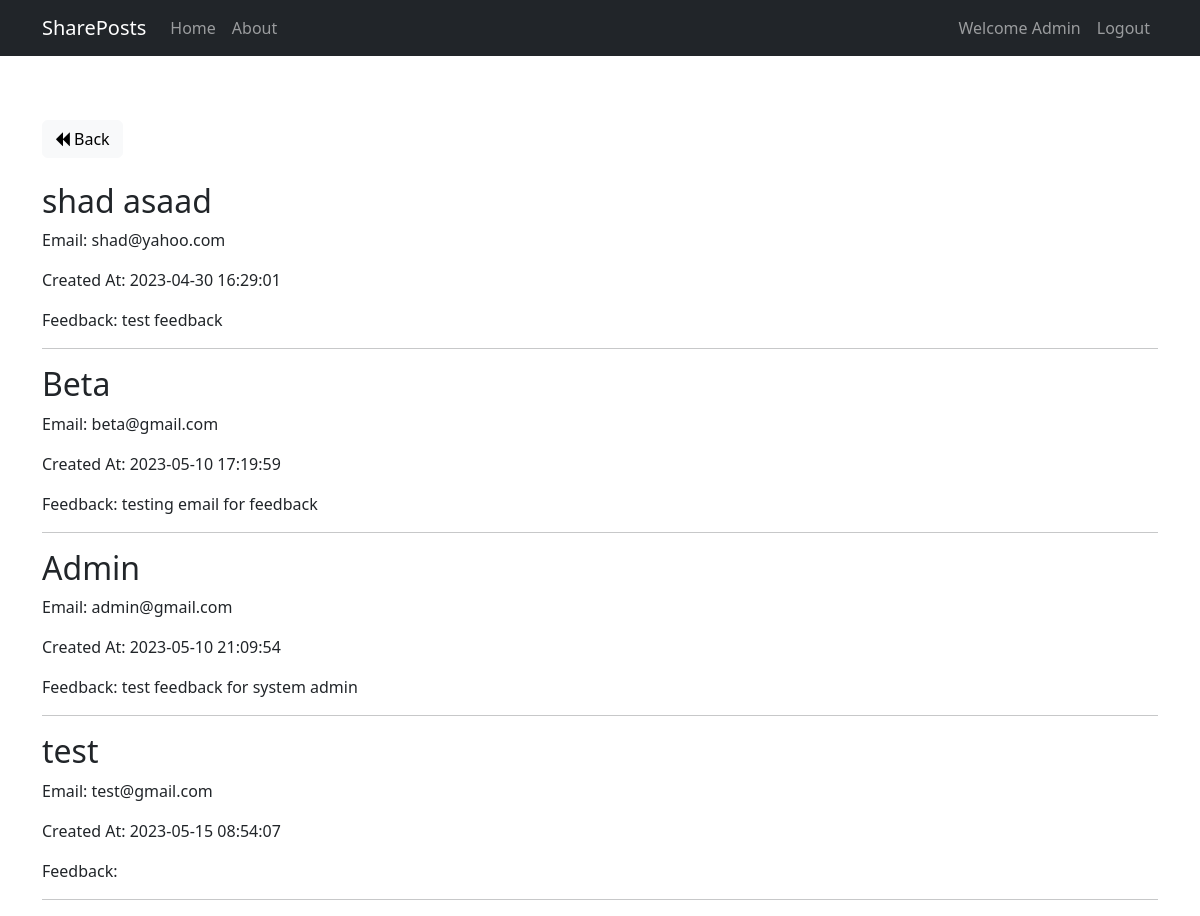
/posts/admin (signed in), run on the app's committed database.
### tables this page shows
CREATE TABLE `users` (
  `id` int(11) NOT NULL,
  `name` varchar(255) NOT NULL,
  `email` varchar(255) NOT NULL,
  `password` varchar(255) NOT NULL,
  `created_at` datetime NOT NULL DEFAULT current_timestamp(),
  `role` varchar(30) DEFAULT NULL
);

CREATE TABLE `feedbacks` (
  `user_id` int(11) NOT NULL,
  `name` varchar(30) NOT NULL,
  `email` varchar(30) NOT NULL,
  `body` varchar(255) NOT NULL
);

### app/controllers/Posts.php (called while the page is built, shortened)
<?php
class Posts extends Controller
{
  protected $userModel;
  public function __construct()
  {
    $this->userModel = $this->model('User');
  }
  public function admin()
  {
    $userInfos = $this->userModel->retrieveUserInfoForAdmin();
    $data = [
      'userInfos' => $userInfos,
    ];
    $this->view('posts/admin', $data);
  }
}

### app/libraries/Core.php (called while the page is built, shortened)
<?php
class Core
{
  protected $currentMethod = 'index';
  public function __construct()
  {
    $url = $this->getUrl();
    if ($url && count($url) > 0 && file_exists('../app/controllers/' . ucwords($url[0]) . '.php')) {
      unset($url[0]);
    }
    $this->currentController = new $this->currentController;
    if (isset($url[1])) {
      if (method_exists($this->currentController, $url[1])) {
        $this->currentMethod = $url[1];
        unset($url[1]);
      }
    }
    $this->params = $url ? array_values($url) : [];
    call_user_func_array([$this->currentController, $this->currentMethod], $this->params);
  }
  function getUrl()
  {
    if (isset($_GET['url'])) {
      $url = rtrim($_GET['url'], '/');
      $url = filter_var($url, FILTER_SANITIZE_URL);
      $url = explode('/', $url);
      return $url;
    }
  }
}

### public/index.php (called while the page is built, shortened)
<?php
  $init = new Core;

### app/libraries/Database.php (called while the page is built, shortened)
<?php
class Database
{
  private $host = DB_HOST;
  private $user = DB_USER;
  private $pass = DB_PASS;
  private $dbname = DB_NAME;
  private $dbh;
  private $stmt;
  public function __construct()
  {
    $dsn = 'mysql:host=' . $this->host . ';dbname=' . $this->dbname;
    $options = array(
      PDO::ATTR_PERSISTENT => true,
      PDO::ATTR_ERRMODE => PDO::ERRMODE_EXCEPTION
    );
    try {
      $this->dbh = new PDO($dsn, $this->user, $this->pass, $options);
    } catch (PDOException $e) {
      $this->error = $e->getMessage();
      echo $this->error;
    }
  }
  public function query($sql)
  {
    $this->stmt = $this->dbh->prepare($sql);
  }
  public function execute()
  {
    return $this->stmt->execute();
  }
  public function resultSet()
  {
    $this->execute();
    return $this->stmt->fetchAll(PDO::FETCH_OBJ);
  }
}

### app/models/User.php (called while the page is built, shortened)
<?php
class User
{
  private $db;
  public function __construct()
  {
    $this->db = new Database;
  }
  public function retrieveUserInfoForAdmin()
  {
    $this->db->query('SELECT u.name, u.email, u.created_at, f.body
    FROM users u
    LEFT JOIN feedbacks f ON u.id = f.user_id;
    ');
    return $this->db->resultSet();
  }
}

### app/views/posts/admin.php (the view)
<?php require APPROOT . '/views/layout/header.php'; ?>
<a href="<?php echo URLROOT; ?>/posts" class="btn btn-light mb-4"><i class="fa fa-backward"></i> Back</a>
<?php foreach ($data['userInfos'] as $userInfo) : ?>
    <h2><?php echo $userInfo->name; ?></h2>
    <p>Email: <?php echo $userInfo->email; ?></p>
    <p>Created At: <?php echo $userInfo->created_at; ?></p>
    <p>Feedback: <?php echo $userInfo->body; ?></p>
    <hr>
<?php endforeach; ?>
<?php require APPROOT . '/views/layout/footer.php'; ?>

### data on the page
users: name "shad asaad", email "shad@yahoo.com", created_at "2023-04-30 16:29:01", feedbacks.body "test feedback"
users: name "Beta", email "beta@gmail.com", created_at "2023-05-10 17:19:59", feedbacks.body "testing email for feedback"
users: name "Admin", email "admin@gmail.com", created_at "2023-05-10 21:09:54", feedbacks.body "test feedback for system admin"
users: name "test", email "test@gmail.com", created_at "2023-05-15 08:54:07"

### other printed values
SITENAME "SharePosts"
$_SESSION['user_name'] "Admin"
